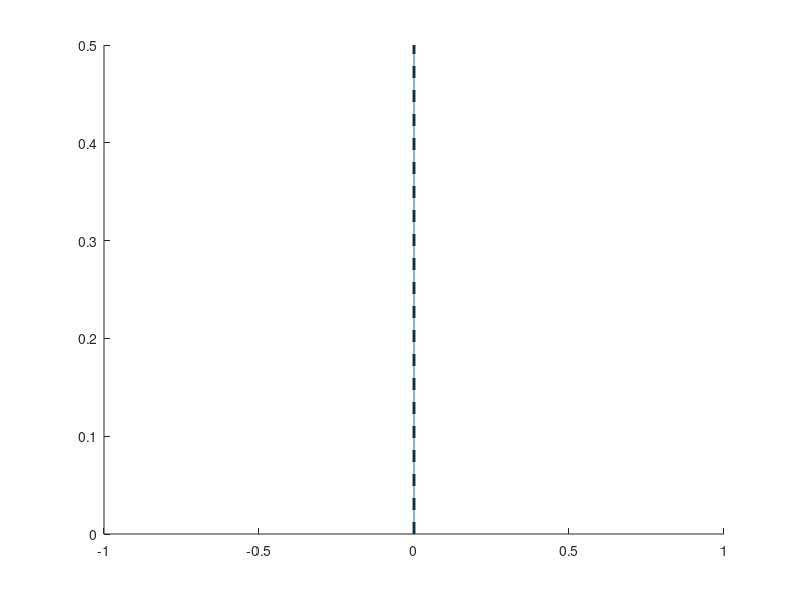

Here is the MATLAB script that generated this plot: (Note: this script raises an error after producing the figure.)
clear all; clc;
%constants
E = 69e9;
A = 0.0225;

%input vectors
position = [1,0,0; 2,0,0.5; 3,0,1.5; 4,0,2.5; 5,0,3; 6,0.5,1; 7,0.5,2; 8,1,0.5; 9,1,1; 10,1,1.5;...
    11,1,2; 12,1,2.5; 13,2,1; 14,2,1.5; 15,2,2; 16,3,1.5];
L = [0.5; 0.5; 0.5; 0.5; 0.5; 0.5; 0.5; 0.5; 1; 1; 1; 1; 1; 1; 1; 1; 1; sqrt(1.25); sqrt(1.25);...
    sqrt(1.25); sqrt(1.25); sqrt(1.25); sqrt(1.25); sqrt(2)/2; sqrt(2)/2; sqrt(2)/2; sqrt(2)/2;...
    sqrt(2)/2; sqrt(2)/2; sqrt(2)/2; sqrt(2)/2; sqrt(1.25); sqrt(1.25);];
intconnmat = [1,1,2; 2,4,5; 3,11,12; 4,10,11; 5,9,10; 6,8,9; 7,14,15; 8,13,14; 9,3,4; 10,2,3; 11,2,8;...
    12,3,10; 13,4,12; 14,9,13; 15,10,14; 16,11,15; 17,14,16; 18,1,8; 19,8,13; 20,13,16; 21,5,12;...
    22,12,15; 23,15,16; 24,2,6; 25,6,10; 26,3,7; 27,7,12; 28,4,7; 29,7,10; 30,3,6; 31,6,8; 32,11,14;...
    33,9,14];
theta = [90; 90; 90; 90; 90; 90; 90; 90; 90; 90; 0; 0; 0; 0; 0; 0; 0; 26.6; 26.6; 26.6; -26.6; -26.6;...
    26.6; 45; 45; 45; 45; -45; -45; -45; -45; -26.6; 26.6];
force = [1; 1; 1; 1; 1; 1; 1; 1; 1; 1; 0; 0; 0; 0; 0; 0; 0; 0; 0; -3000; 0; 0; 0; 0; 0; 0; 0; -3000;...
    0; 0; 0; -3000];
glbstiffmat = zeros(size(position,1)*2);
% %creating the global stiffness matrix
 for i=1:length(L)
     l = cos(theta(i));
     m = sin(theta(i));
     n1 = 2*intconnmat(i,2)-1; %first node of element
     n2 = 2*intconnmat(i,3)-1; %second node of element
     locstiffmat = (1/L(i))*[l^2, l*m, -l^2, -l*m; l*m, m^2, -l*m, -m^2; -l^2, -l*m, l^2, l*m; -l*m,...
         -m^2, l*m, m^2]; %elemental stiffness matrix
     %adding the elemental stiffness matrix values to the global
     %stiffness matrix
     %row 1 of local stiffness matrix added
     glbstiffmat(n1,n1) = glbstiffmat(n1,n1)+locstiffmat(1,1); % u-disp first node
     glbstiffmat(n1,n1+1) = glbstiffmat(n1,n1+1)+locstiffmat(1,2); % v-disp first node
     glbstiffmat(n1,n2) = glbstiffmat(n1,n2)+locstiffmat(1,3); %u-disp second node
     glbstiffmat(n1,n2+1) = glbstiffmat(n1,n2+1)+locstiffmat(1,4); %v- disp second node
     
     %row 2 of local stiffness matrix added
     glbstiffmat(n1+1,n1) = glbstiffmat(n1+1,n1)+locstiffmat(2,1);
     glbstiffmat(n1+1,n1+1)= glbstiffmat(n1+1,n1+1)+locstiffmat(2,2);
     glbstiffmat(n1+1,n2) = glbstiffmat(n1+1,n2)+locstiffmat(2,3);
     glbstiffmat(n1+1,n2+1) = glbstiffmat(n1+1,n2+1)+locstiffmat(2,4);
     
     %row 3 of local stiffness matrix added
     glbstiffmat(n2,n1) = glbstiffmat(n2,n1)+locstiffmat(3,1);
     glbstiffmat(n2,n1+1)= glbstiffmat(n2,n1+1)+locstiffmat(3,2);
     glbstiffmat(n2,n2) = glbstiffmat(n2,n2)+locstiffmat(3,3);
     glbstiffmat(n2,n2+1) = glbstiffmat(n2,n2+1)+locstiffmat(3,4);
     
     %row 4 of local stiffness matrix added
     glbstiffmat(n2+1,n1) = glbstiffmat(n2+1,n1)+locstiffmat(4,1);
     glbstiffmat(n2+1,n1+1)= glbstiffmat(n2+1,n1+1)+locstiffmat(4,2);
     glbstiffmat(n2+1,n2) = glbstiffmat(n2+1,n2)+locstiffmat(4,3);
     glbstiffmat(n2+1,n2+1) = glbstiffmat(n2+1,n2+1)+locstiffmat(4,4);
 end
 
 glbstiffmat = E*A*glbstiffmat;
 displacement = zeros(size(position,1)*2,1);
 reducedgsm = glbstiffmat(11:end,11:end); %reducing the equation
 displacement(11:end,1) = reducedgsm^(-1)*force(11:end);
 force2 = glbstiffmat*displacement;
 
 for i=1:2:size(displacement,1)
     j=(i+1)/2;
    positionnew(j,2) = position(j,2)+displacement(i,1)*5e+4;
    positionnew(j,3) = position(j,3)+displacement(i+1,1)*5e+4;
 end
 
 figure(1); clf;
 hold on;
 for i=1:size(intconnmat,1)
     n1 = intconnmat(i,2); %first node of element
     n2 = intconnmat(i,3); %second node of element
     linevec = [position(n1,2),position(n1,3); position(n2,2), position(n2,3)];
     linevec2 = [positionnew(n1,2),positionnew(n1,3); positionnew(n2,2), positionnew(n2,3)];
     elemdisp(i) = sqrt((displacement(n1)*1e+5-displacement(n2)*1e+5)^2+(displacement(n1+1)*1e+5-displacement(n2+1)*1e+5)^2);
     elemstress(i) = sqrt((force2(n1)-force2(n2))^2+(force2(n1+1)-force2(n2+1))^2);
     colour = [1 0 elemdisp(i)*5];
     plot(linevec(:,1),linevec(:,2),'--k','LineWidth',2);
     p = plot(linevec2(:,1),linevec2(:,2),'-');
     p.Color = colour;
     p.LineWidth = 2;
 end
  xlim([-1 4]);
  ylim([-1 4]);
  title('Prototype 3: Undeformed and Deformed shapes, scaling factor 5e+4');
  xlabel('x');
  ylabel('y');
  axis equal
  
  fprintf('Nodal Displacements:\nMaximum nodal displacement in y: %.1d m\n', max(displacement(2:2:end)));
  fprintf('Minimum nodal displacement in y: %.3d m\n', min(displacement(2:2:end)));
  fprintf('Maximum nodal displacement in x: %.3d m\n', max(displacement(1:2:end)));
  fprintf('Minimum nodal displacement in x: %.3d m\n\n', min(displacement(1:2:end)));
  
  fprintf('Nodal Reaction Forces:\nNode 1: Reaction forces in x: %.d N\n', force2(1));
  fprintf('Node 1: Reaction forces in y: %.3d N\n', force2(2));
  fprintf('Node 2: Reaction forces in x: %.3d N\n', force2(3));
  fprintf('Node 2: Reaction forces in y: %.3d N\n', force2(4));
  fprintf('Node 3: Reaction forces in x: %.3d N\n', force2(5));
  fprintf('Node 3: Reaction forces in y: %.3d N\n', force2(6)); 
  fprintf('Node 4: Reaction forces in x: %.3d N\n', force2(7));
  fprintf('Node 4: Reaction forces in y: %.3d N\n', force2(8));
  fprintf('Node 5: Reaction forces in x: %.3d N\n', force2(9));
  fprintf('Node 5: Reaction forces in y: %.3d N\n', force2(10));
  fprintf('Elemental Stresses:\n');
for i=1:length(elemstress)
  fprintf('Element %i stress: %.3d N\n',i,elemstress(i));
end

  fprintf('Maximum elemental stress: %.3d N\n', max(elemstress));
  fprintf('Minimum elemental stress: %.3d N\n', min(elemstress));

  fprintf('\nElemental Strains:\n');
for i=1:length(elemstress)
  fprintf('Element %i strain: %.3d m/m\n',i,elemstress(i)/E);
end

fprintf('Maximum elemental strain: %.3d m\n', max(elemstress/E));
fprintf('Minimum elemental strain: %.3d m\n', min(elemstress/E));